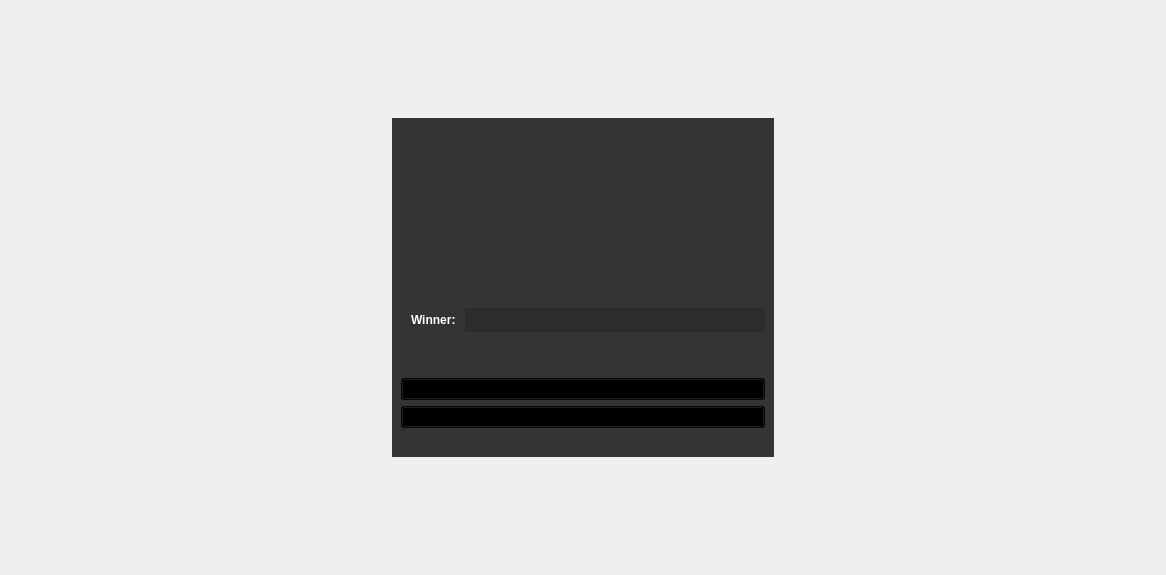
<?xml version="1.0" encoding="UTF-8"?>
<ui version="4.0">
 <class>GameOverScreen</class>
 <widget class="QWidget" name="GameOverScreen">
  <property name="geometry">
   <rect>
    <x>0</x>
    <y>0</y>
    <width>1166</width>
    <height>575</height>
   </rect>
  </property>
  <property name="windowTitle">
   <string>Form</string>
  </property>
  <layout class="QGridLayout" name="gridLayout">
   <item row="1" column="1">
    <widget class="QWidget" name="widget" native="true">
     <property name="styleSheet">
      <string notr="true">background-color: rgba(0, 0, 0, 200)</string>
     </property>
     <layout class="QGridLayout" name="gridLayout_2">
      <property name="topMargin">
       <number>150</number>
      </property>
      <item row="0" column="0">
       <spacer name="verticalSpacer_3">
        <property name="orientation">
         <enum>Qt::Vertical</enum>
        </property>
        <property name="sizeHint" stdset="0">
         <size>
          <width>20</width>
          <height>40</height>
         </size>
        </property>
       </spacer>
      </item>
      <item row="5" column="0">
       <widget class="QPushButton" name="exit_btn">
        <property name="text">
         <string>[Esc] Exit to menu</string>
        </property>
       </widget>
      </item>
      <item row="4" column="0">
       <widget class="QPushButton" name="rematch_btn">
        <property name="text">
         <string>[Return] Rematch</string>
        </property>
       </widget>
      </item>
      <item row="3" column="0">
       <spacer name="verticalSpacer_4">
        <property name="orientation">
         <enum>Qt::Vertical</enum>
        </property>
        <property name="sizeHint" stdset="0">
         <size>
          <width>20</width>
          <height>40</height>
         </size>
        </property>
       </spacer>
      </item>
      <item row="6" column="0">
       <spacer name="horizontalSpacer_3">
        <property name="orientation">
         <enum>Qt::Horizontal</enum>
        </property>
        <property name="sizeHint" stdset="0">
         <size>
          <width>40</width>
          <height>20</height>
         </size>
        </property>
       </spacer>
      </item>
      <item row="1" column="0">
       <layout class="QHBoxLayout" name="horizontalLayout">
        <property name="leftMargin">
         <number>10</number>
        </property>
        <property name="topMargin">
         <number>0</number>
        </property>
        <item>
         <widget class="QLabel" name="label_2">
          <property name="sizePolicy">
           <sizepolicy hsizetype="Maximum" vsizetype="Preferred">
            <horstretch>0</horstretch>
            <verstretch>0</verstretch>
           </sizepolicy>
          </property>
          <property name="styleSheet">
           <string notr="true">background-color: transparent; color: white; font-weight: bold;</string>
          </property>
          <property name="text">
           <string>Winner: </string>
          </property>
         </widget>
        </item>
        <item>
         <widget class="QLabel" name="winner_lbl">
          <property name="styleSheet">
           <string notr="true">background-color: rgba(0, 0, 0, 40); color: white; font-size: 16pt; font-weight: bold;</string>
          </property>
          <property name="text">
           <string/>
          </property>
          <property name="alignment">
           <set>Qt::AlignCenter</set>
          </property>
         </widget>
        </item>
       </layout>
      </item>
     </layout>
    </widget>
   </item>
   <item row="2" column="1">
    <spacer name="verticalSpacer_2">
     <property name="orientation">
      <enum>Qt::Vertical</enum>
     </property>
     <property name="sizeHint" stdset="0">
      <size>
       <width>20</width>
       <height>40</height>
      </size>
     </property>
    </spacer>
   </item>
   <item row="1" column="2">
    <spacer name="horizontalSpacer_2">
     <property name="orientation">
      <enum>Qt::Horizontal</enum>
     </property>
     <property name="sizeHint" stdset="0">
      <size>
       <width>40</width>
       <height>20</height>
      </size>
     </property>
    </spacer>
   </item>
   <item row="1" column="0">
    <spacer name="horizontalSpacer">
     <property name="orientation">
      <enum>Qt::Horizontal</enum>
     </property>
     <property name="sizeHint" stdset="0">
      <size>
       <width>40</width>
       <height>20</height>
      </size>
     </property>
    </spacer>
   </item>
   <item row="0" column="1">
    <spacer name="verticalSpacer">
     <property name="orientation">
      <enum>Qt::Vertical</enum>
     </property>
     <property name="sizeHint" stdset="0">
      <size>
       <width>20</width>
       <height>40</height>
      </size>
     </property>
    </spacer>
   </item>
  </layout>
 </widget>
 <resources/>
 <connections/>
</ui>
